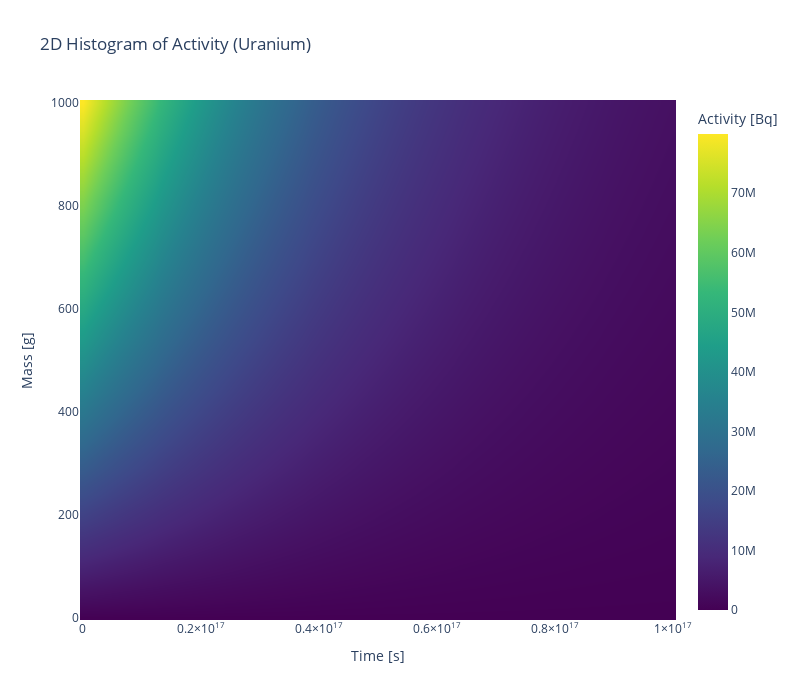

The cell this chart's notebook holds for it:
### Code cell
import plotly.graph_objects as go

fig = go.Figure(
    data=go.Heatmap(
        x=time_bins,
        y=mass_bins,
        z=activity_uranium.T,  # transpose to match axes
        colorscale='Viridis',
        colorbar=dict(title='Activity [Bq]'),
        zmin=np.min(activity_uranium[activity_uranium > 0]),
        zmax=np.max(activity_uranium),
        zsmooth='best'
    )
)
fig.update_layout(
    xaxis_type='linear',
    yaxis_type='linear',
    xaxis_title='Time [s]',
    yaxis_title='Mass [g]',
    title='2D Histogram of Activity (Uranium)',
    width=800,
    height=700
)
fig.show()
